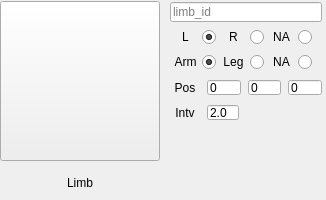
            <widget class="QWidget" name="limbWidget" native="true">
             <property name="minimumSize">
              <size>
               <width>0</width>
               <height>200</height>
              </size>
             </property>
             <property name="maximumSize">
              <size>
               <width>16777215</width>
               <height>200</height>
              </size>
             </property>
             <layout class="QHBoxLayout" name="horizontalLayout_31">
              <property name="leftMargin">
               <number>0</number>
              </property>
              <property name="topMargin">
               <number>0</number>
              </property>
              <property name="rightMargin">
               <number>0</number>
              </property>
              <property name="bottomMargin">
               <number>0</number>
              </property>
              <item>
               <widget class="QWidget" name="limbLeft" native="true">
                <property name="minimumSize">
                 <size>
                  <width>160</width>
                  <height>0</height>
                 </size>
                </property>
                <layout class="QVBoxLayout" name="verticalLayout_13">
                 <property name="leftMargin">
                  <number>0</number>
                 </property>
                 <property name="topMargin">
                  <number>0</number>
                 </property>
                 <property name="rightMargin">
                  <number>0</number>
                 </property>
                 <property name="bottomMargin">
                  <number>0</number>
                 </property>
                 <item>
                  <widget class="QPushButton" name="limbThumb">
                   <property name="minimumSize">
                    <size>
                     <width>0</width>
                     <height>160</height>
                    </size>
                   </property>
                   <property name="text">
                    <string/>
                   </property>
                   <property name="icon">
                    <iconset>
                     <normaloff>limb.png</normaloff>limb.png</iconset>
                   </property>
                   <property name="iconSize">
                    <size>
                     <width>145</width>
                     <height>145</height>
                    </size>
                   </property>
                  </widget>
                 </item>
                 <item>
                  <widget class="QLabel" name="limbLbl">
                   <property name="maximumSize">
                    <size>
                     <width>16777215</width>
                     <height>30</height>
                    </size>
                   </property>
                   <property name="text">
                    <string>Limb</string>
                   </property>
                   <property name="alignment">
                    <set>Qt::AlignCenter</set>
                   </property>
                  </widget>
                 </item>
                </layout>
               </widget>
              </item>
              <item>
               <widget class="QWidget" name="limbRight" native="true">
                <property name="maximumSize">
                 <size>
                  <width>160</width>
                  <height>16777215</height>
                 </size>
                </property>
                <layout class="QVBoxLayout" name="verticalLayout_14">
                 <property name="spacing">
                  <number>0</number>
                 </property>
                 <property name="leftMargin">
                  <number>0</number>
                 </property>
                 <property name="topMargin">
                  <number>0</number>
                 </property>
                 <property name="rightMargin">
                  <number>0</number>
                 </property>
                 <property name="bottomMargin">
                  <number>0</number>
                 </property>
                 <item>
                  <widget class="QWidget" name="limbID" native="true">
                   <property name="minimumSize">
                    <size>
                     <width>0</width>
                     <height>25</height>
                    </size>
                   </property>
                   <property name="maximumSize">
                    <size>
                     <width>16777215</width>
                     <height>30</height>
                    </size>
                   </property>
                   <layout class="QHBoxLayout" name="horizontalLayout_11">
                    <property name="spacing">
                     <number>1</number>
                    </property>
                    <property name="leftMargin">
                     <number>4</number>
                    </property>
                    <property name="topMargin">
                     <number>2</number>
                    </property>
                    <property name="rightMargin">
                     <number>4</number>
                    </property>
                    <property name="bottomMargin">
                     <number>2</number>
                    </property>
                    <item>
                     <widget class="QLineEdit" name="limbIDEdit">
                      <property name="maximumSize">
                       <size>
                        <width>16777215</width>
                        <height>20</height>
                       </size>
                      </property>
                      <property name="placeholderText">
                       <string>limb_id</string>
                      </property>
                     </widget>
                    </item>
                   </layout>
                  </widget>
                 </item>
                 <item>
                  <widget class="QWidget" name="limbSide" native="true">
                   <property name="minimumSize">
                    <size>
                     <width>0</width>
                     <height>25</height>
                    </size>
                   </property>
                   <property name="maximumSize">
                    <size>
                     <width>16777215</width>
                     <height>30</height>
                    </size>
                   </property>
                   <layout class="QHBoxLayout" name="horizontalLayout_12">
                    <property name="spacing">
                     <number>1</number>
                    </property>
                    <property name="leftMargin">
                     <number>4</number>
                    </property>
                    <property name="topMargin">
                     <number>2</number>
                    </property>
                    <property name="rightMargin">
                     <number>4</number>
                    </property>
                    <property name="bottomMargin">
                     <number>2</number>
                    </property>
                    <item>
                     <widget class="QLabel" name="limbL">
                      <property name="minimumSize">
                       <size>
                        <width>20</width>
                        <height>0</height>
                       </size>
                      </property>
                      <property name="maximumSize">
                       <size>
                        <width>25</width>
                        <height>20</height>
                       </size>
                      </property>
                      <property name="layoutDirection">
                       <enum>Qt::LeftToRight</enum>
                      </property>
                      <property name="text">
                       <string>L</string>
                      </property>
                      <property name="alignment">
                       <set>Qt::AlignCenter</set>
                      </property>
                     </widget>
                    </item>
                    <item>
                     <widget class="QRadioButton" name="limbLBtn">
                      <property name="minimumSize">
                       <size>
                        <width>15</width>
                        <height>0</height>
                       </size>
                      </property>
                      <property name="maximumSize">
                       <size>
                        <width>15</width>
                        <height>16777215</height>
                       </size>
                      </property>
                      <property name="text">
                       <string/>
                      </property>
                      <property name="checked">
                       <bool>true</bool>
                      </property>
                     </widget>
                    </item>
                    <item>
                     <widget class="QLabel" name="limbR">
                      <property name="minimumSize">
                       <size>
                        <width>20</width>
                        <height>0</height>
                       </size>
                      </property>
                      <property name="maximumSize">
                       <size>
                        <width>25</width>
                        <height>20</height>
                       </size>
                      </property>
                      <property name="text">
                       <string>R</string>
                      </property>
                      <property name="alignment">
                       <set>Qt::AlignCenter</set>
                      </property>
                     </widget>
                    </item>
                    <item>
                     <widget class="QRadioButton" name="limbRBtn">
                      <property name="minimumSize">
                       <size>
                        <width>15</width>
                        <height>0</height>
                       </size>
                      </property>
                      <property name="maximumSize">
                       <size>
                        <width>15</width>
                        <height>16777215</height>
                       </size>
                      </property>
                      <property name="text">
                       <string/>
                      </property>
                     </widget>
                    </item>
                    <item>
                     <widget class="QLabel" name="limbNA">
                      <property name="minimumSize">
                       <size>
                        <width>20</width>
                        <height>0</height>
                       </size>
                      </property>
                      <property name="maximumSize">
                       <size>
                        <width>25</width>
                        <height>20</height>
                       </size>
                      </property>
                      <property name="text">
                       <string>NA</string>
                      </property>
                      <property name="alignment">
                       <set>Qt::AlignCenter</set>
                      </property>
                     </widget>
                    </item>
                    <item>
                     <widget class="QRadioButton" name="limbNABtn">
                      <property name="minimumSize">
                       <size>
                        <width>15</width>
                        <height>0</height>
                       </size>
                      </property>
                      <property name="maximumSize">
                       <size>
                        <width>15</width>
                        <height>16777215</height>
                       </size>
                      </property>
                      <property name="text">
                       <string/>
                      </property>
                     </widget>
                    </item>
                   </layout>
                  </widget>
                 </item>
                 <item>
                  <widget class="QWidget" name="limbType" native="true">
                   <property name="minimumSize">
                    <size>
                     <width>0</width>
                     <height>25</height>
                    </size>
                   </property>
                   <property name="maximumSize">
                    <size>
                     <width>16777215</width>
                     <height>30</height>
                    </size>
                   </property>
                   <layout class="QHBoxLayout" name="horizontalLayout_30">
                    <property name="spacing">
                     <number>1</number>
                    </property>
                    <property name="leftMargin">
                     <number>4</number>
                    </property>
                    <property name="topMargin">
                     <number>2</number>
                    </property>
                    <property name="rightMargin">
                     <number>4</number>
                    </property>
                    <property name="bottomMargin">
                     <number>2</number>
                    </property>
                    <item>
                     <widget class="QLabel" name="limbArm">
                      <property name="minimumSize">
                       <size>
                        <width>20</width>
                        <height>0</height>
                       </size>
                      </property>
                      <property name="maximumSize">
                       <size>
                        <width>25</width>
                        <height>20</height>
                       </size>
                      </property>
                      <property name="layoutDirection">
                       <enum>Qt::LeftToRight</enum>
                      </property>
                      <property name="text">
                       <string>Arm</string>
                      </property>
                      <property name="alignment">
                       <set>Qt::AlignCenter</set>
                      </property>
                     </widget>
                    </item>
                    <item>
                     <widget class="QRadioButton" name="limbArmBtn">
                      <property name="minimumSize">
                       <size>
                        <width>15</width>
                        <height>0</height>
                       </size>
                      </property>
                      <property name="maximumSize">
                       <size>
                        <width>15</width>
                        <height>16777215</height>
                       </size>
                      </property>
                      <property name="text">
                       <string/>
                      </property>
                      <property name="checked">
                       <bool>true</bool>
                      </property>
                     </widget>
                    </item>
                    <item>
                     <widget class="QLabel" name="limbLeg">
                      <property name="minimumSize">
                       <size>
                        <width>20</width>
                        <height>0</height>
                       </size>
                      </property>
                      <property name="maximumSize">
                       <size>
                        <width>25</width>
                        <height>20</height>
                       </size>
                      </property>
                      <property name="text">
                       <string>Leg</string>
                      </property>
                      <property name="alignment">
                       <set>Qt::AlignCenter</set>
                      </property>
                     </widget>
                    </item>
                    <item>
                     <widget class="QRadioButton" name="limbLegBtn">
                      <property name="minimumSize">
                       <size>
                        <width>15</width>
                        <height>0</height>
                       </size>
                      </property>
                      <property name="maximumSize">
                       <size>
                        <width>15</width>
                        <height>16777215</height>
                       </size>
                      </property>
                      <property name="text">
                       <string/>
                      </property>
                     </widget>
                    </item>
                    <item>
                     <widget class="QLabel" name="limbNAType">
                      <property name="minimumSize">
                       <size>
                        <width>20</width>
                        <height>0</height>
                       </size>
                      </property>
                      <property name="maximumSize">
                       <size>
                        <width>25</width>
                        <height>20</height>
                       </size>
                      </property>
                      <property name="text">
                       <string>NA</string>
                      </property>
                      <property name="alignment">
                       <set>Qt::AlignCenter</set>
                      </property>
                     </widget>
                    </item>
                    <item>
                     <widget class="QRadioButton" name="limbNATypeBtn">
                      <property name="minimumSize">
                       <size>
                        <width>15</width>
                        <height>0</height>
                       </size>
                      </property>
                      <property name="maximumSize">
                       <size>
                        <width>15</width>
                        <height>16777215</height>
                       </size>
                      </property>
                      <property name="text">
                       <string/>
                      </property>
                     </widget>
                    </item>
                   </layout>
                  </widget>
                 </item>
                 <item>
                  <widget class="QWidget" name="limbPos" native="true">
                   <property name="minimumSize">
                    <size>
                     <width>0</width>
                     <height>25</height>
                    </size>
                   </property>
                   <property name="maximumSize">
                    <size>
                     <width>16777215</width>
                     <height>30</height>
                    </size>
                   </property>
                   <layout class="QHBoxLayout" name="horizontalLayout_14">
                    <property name="spacing">
                     <number>7</number>
                    </property>
                    <property name="leftMargin">
                     <number>4</number>
                    </property>
                    <property name="topMargin">
                     <number>2</number>
                    </property>
                    <property name="rightMargin">
                     <number>4</number>
                    </property>
                    <property name="bottomMargin">
                     <number>2</number>
                    </property>
                    <item>
                     <widget class="QLabel" name="limbPosLbl">
                      <property name="minimumSize">
                       <size>
                        <width>30</width>
                        <height>0</height>
                       </size>
                      </property>
                      <property name="maximumSize">
                       <size>
                        <width>30</width>
                        <height>16777215</height>
                       </size>
                      </property>
                      <property name="text">
                       <string>Pos</string>
                      </property>
                      <property name="alignment">
                       <set>Qt::AlignCenter</set>
                      </property>
                     </widget>
                    </item>
                    <item>
                     <widget class="QLineEdit" name="limbPosXEdit">
                      <property name="maximumSize">
                       <size>
                        <width>16777215</width>
                        <height>15</height>
                       </size>
                      </property>
                      <property name="text">
                       <string>0</string>
                      </property>
                     </widget>
                    </item>
                    <item>
                     <widget class="QLineEdit" name="limbPosYEdit">
                      <property name="maximumSize">
                       <size>
                        <width>16777215</width>
                        <height>15</height>
                       </size>
                      </property>
                      <property name="text">
                       <string>0</string>
                      </property>
                     </widget>
                    </item>
                    <item>
                     <widget class="QLineEdit" name="limbPosZEdit">
                      <property name="maximumSize">
                       <size>
                        <width>16777215</width>
                        <height>15</height>
                       </size>
                      </property>
                      <property name="text">
                       <string>0</string>
                      </property>
                     </widget>
                    </item>
                   </layout>
                  </widget>
                 </item>
                 <item>
                  <widget class="QWidget" name="limbIntv" native="true">
                   <property name="minimumSize">
                    <size>
                     <width>0</width>
                     <height>25</height>
                    </size>
                   </property>
                   <property name="maximumSize">
                    <size>
                     <width>16777215</width>
                     <height>30</height>
                    </size>
                   </property>
                   <layout class="QHBoxLayout" name="horizontalLayout_29">
                    <property name="spacing">
                     <number>7</number>
                    </property>
                    <property name="leftMargin">
                     <number>4</number>
                    </property>
                    <property name="topMargin">
                     <number>2</number>
                    </property>
                    <property name="rightMargin">
                     <number>4</number>
                    </property>
                    <property name="bottomMargin">
                     <number>2</number>
                    </property>
                    <item>
                     <widget class="QLabel" name="limbIntvLbl">
                      <property name="minimumSize">
                       <size>
                        <width>30</width>
                        <height>0</height>
                       </size>
                      </property>
                      <property name="maximumSize">
                       <size>
                        <width>30</width>
                        <height>16777215</height>
                       </size>
                      </property>
                      <property name="text">
                       <string>Intv</string>
                      </property>
                      <property name="alignment">
                       <set>Qt::AlignCenter</set>
                      </property>
                     </widget>
                    </item>
                    <item>
                     <widget class="QLineEdit" name="limbIntvEdit">
                      <property name="maximumSize">
                       <size>
                        <width>32</width>
                        <height>15</height>
                       </size>
                      </property>
                      <property name="text">
                       <string>2.0</string>
                      </property>
                     </widget>
                    </item>
                    <item>
                     <spacer name="horizontalSpacer_3">
                      <property name="orientation">
                       <enum>Qt::Horizontal</enum>
                      </property>
                      <property name="sizeHint" stdset="0">
                       <size>
                        <width>40</width>
                        <height>20</height>
                       </size>
                      </property>
                     </spacer>
                    </item>
                   </layout>
                  </widget>
                 </item>
                 <item>
                  <spacer name="verticalSpacer_5">
                   <property name="orientation">
                    <enum>Qt::Vertical</enum>
                   </property>
                   <property name="sizeHint" stdset="0">
                    <size>
                     <width>20</width>
                     <height>34</height>
                    </size>
                   </property>
                  </spacer>
                 </item>
                </layout>
               </widget>
              </item>
             </layout>
            </widget>
